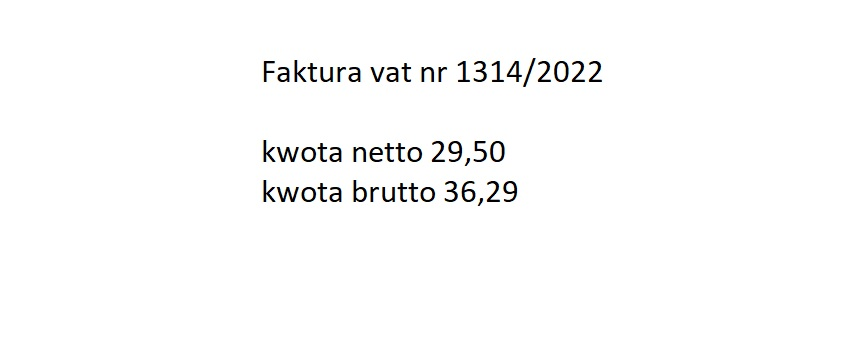
#> input picture fv.jpg, 861 x 358 px
$ python fvocr.py
#> lines starting #> are read from the running program, lines starting #| are printed output that depends on the picture; after the words box and inside, x2 and y2 are one past the last pixel; in counts of white or black regions, pixels touching at a corner belong together
import pytesseract
import cv2


obraz = cv2.imread('fv.jpg')
#> obraz is the input picture: shape (358, 861, 3); mean B, G, R 250.9, 251, 250.9

#konwersja obrazu na skale szarosci
def skalaSzarosci(obraz):
    return cv2.cvtColor(obraz, cv2.COLOR_BGR2GRAY)

#usuniecie szumu z obrazu
def usuwanieSzumu(obraz):
    return cv2.medianBlur(obraz, 1)

def progCzerni(obraz):
    return cv2.threshold(obraz, 0, 255, cv2.THRESH_BINARY + cv2.THRESH_OTSU)[1]
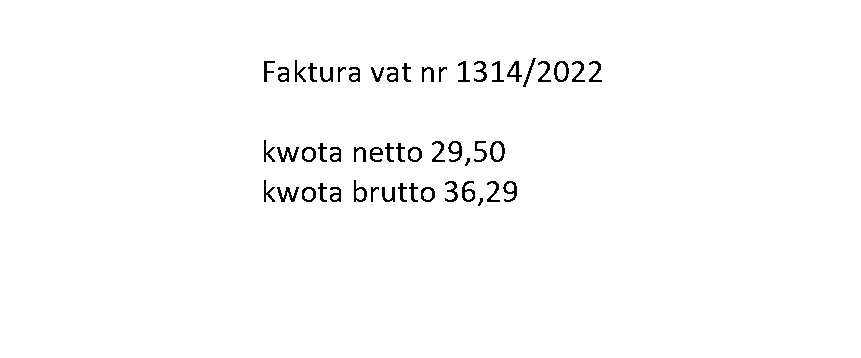
#> returned value: shape (358, 861); 98.4% white; black in thin lines or dots, all inside (x1, y1, x2, y2) = (264, 58, 602, 206)

def ocrFv(obraz):
#> (the run stopped early here; a loop or call above may not have finished)
